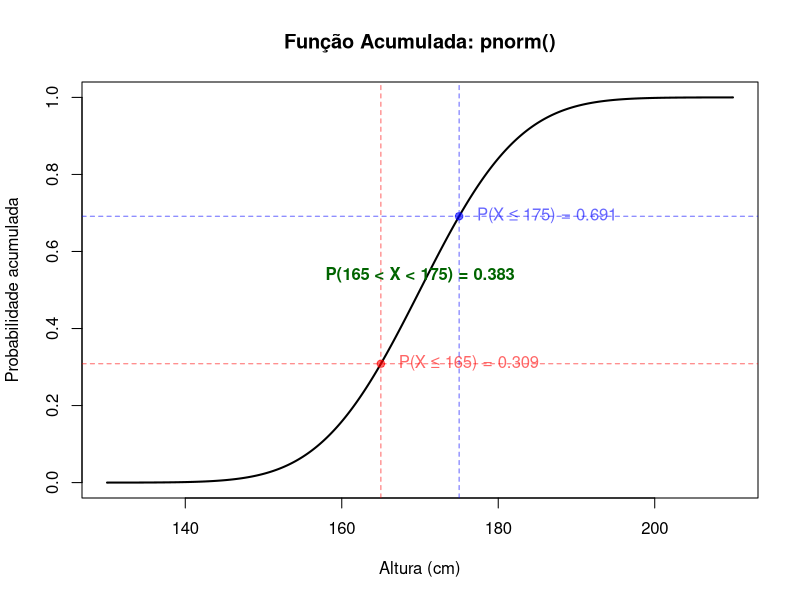

Reproduce this figure in R.
# Parâmetros
media <- 170
dp <- 10

# Sequência de alturas
x <- seq(130, 210, by = 0.1)
y <- pnorm(x, mean = media, sd = dp)

# Cores
cor_165 <- rgb(1, 0, 0, 0.6)
cor_175 <- rgb(0, 0, 1, 0.6)

# Gráfico da função de distribuição acumulada
plot(x, y, type = "l", lwd = 2, col = "black",
     xlab = "Altura (cm)", ylab = "Probabilidade acumulada",
     main = "Função Acumulada: pnorm()")

# Linha e ponto para P(X ≤ 165)
p_165 <- pnorm(165, mean = media, sd = dp)
abline(v = 165, col = cor_165, lty = 2)
abline(h = p_165, col = cor_165, lty = 2)
points(165, p_165, col = cor_165, pch = 19)
text(165 + 1, p_165, paste0("P(X ≤ 165) = ", round(p_165, 3)),
     pos = 4, col = cor_165)

# Linha e ponto para P(X ≤ 175)
p_175 <- pnorm(175, mean = media, sd = dp)
abline(v = 175, col = cor_175, lty = 2)
abline(h = p_175, col = cor_175, lty = 2)
points(175, p_175, col = cor_175, pch = 19)
text(175 + 1, p_175, paste0("P(X ≤ 175) = ", round(p_175, 3)),
     pos = 4, col = cor_175)

# Diferença entre P(165 < X < 175)
p_intervalo <- round(p_175 - p_165, 3)
text(170, (p_165 + p_175) / 2, paste0("P(165 < X < 175) = ", p_intervalo),
     col = "darkgreen", pos = 3, font = 2)
